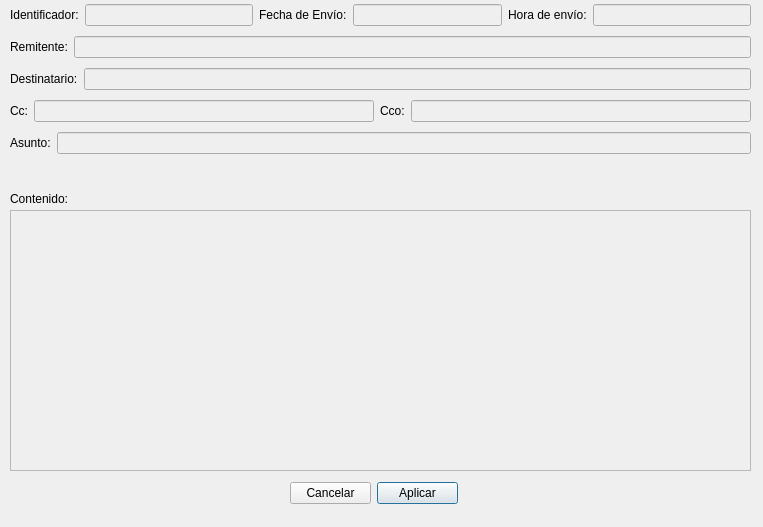
<?xml version="1.0" encoding="UTF-8"?>
<ui version="4.0">
 <class>ModifyWindow</class>
 <widget class="QDialog" name="ModifyWindow">
  <property name="geometry">
   <rect>
    <x>0</x>
    <y>0</y>
    <width>763</width>
    <height>527</height>
   </rect>
  </property>
  <property name="windowTitle">
   <string>Modificar Correo</string>
  </property>
  <widget class="QWidget" name="layoutWidget">
   <property name="geometry">
    <rect>
     <x>10</x>
     <y>0</y>
     <width>741</width>
     <height>163</height>
    </rect>
   </property>
   <layout class="QVBoxLayout" name="verticalLayout">
    <item>
     <layout class="QGridLayout" name="gridLayout">
      <item row="0" column="2">
       <layout class="QHBoxLayout" name="horizontalLayout_4">
        <item>
         <widget class="QLabel" name="timeLB">
          <property name="text">
           <string>Hora de envío:</string>
          </property>
         </widget>
        </item>
        <item>
         <widget class="QLineEdit" name="timeLE">
          <property name="enabled">
           <bool>false</bool>
          </property>
         </widget>
        </item>
       </layout>
      </item>
      <item row="0" column="0">
       <layout class="QHBoxLayout" name="horizontalLayout_2">
        <item>
         <widget class="QLabel" name="idLB">
          <property name="text">
           <string>Identificador:</string>
          </property>
         </widget>
        </item>
        <item>
         <widget class="QLineEdit" name="idLE">
          <property name="enabled">
           <bool>false</bool>
          </property>
         </widget>
        </item>
       </layout>
      </item>
      <item row="0" column="1">
       <layout class="QHBoxLayout" name="horizontalLayout_3">
        <item>
         <widget class="QLabel" name="dateLB">
          <property name="text">
           <string>Fecha de Envío:</string>
          </property>
         </widget>
        </item>
        <item>
         <widget class="QLineEdit" name="dateLE">
          <property name="enabled">
           <bool>false</bool>
          </property>
         </widget>
        </item>
       </layout>
      </item>
     </layout>
    </item>
    <item>
     <layout class="QHBoxLayout" name="horizontalLayout_5">
      <item>
       <widget class="QLabel" name="fromLB">
        <property name="text">
         <string>Remitente:</string>
        </property>
       </widget>
      </item>
      <item>
       <widget class="QLineEdit" name="fromLE">
        <property name="enabled">
         <bool>false</bool>
        </property>
       </widget>
      </item>
     </layout>
    </item>
    <item>
     <layout class="QHBoxLayout" name="horizontalLayout_6">
      <item>
       <widget class="QLabel" name="toLB">
        <property name="text">
         <string>Destinatario:</string>
        </property>
       </widget>
      </item>
      <item>
       <widget class="QLineEdit" name="toLE">
        <property name="enabled">
         <bool>false</bool>
        </property>
       </widget>
      </item>
     </layout>
    </item>
    <item>
     <layout class="QHBoxLayout" name="horizontalLayout_7">
      <item>
       <widget class="QLabel" name="ccLB">
        <property name="text">
         <string>Cc:</string>
        </property>
       </widget>
      </item>
      <item>
       <widget class="QLineEdit" name="ccLE">
        <property name="enabled">
         <bool>false</bool>
        </property>
       </widget>
      </item>
      <item>
       <widget class="QLabel" name="ccoLB">
        <property name="text">
         <string>Cco:</string>
        </property>
       </widget>
      </item>
      <item>
       <widget class="QLineEdit" name="ccoLE">
        <property name="enabled">
         <bool>false</bool>
        </property>
       </widget>
      </item>
     </layout>
    </item>
    <item>
     <layout class="QHBoxLayout" name="horizontalLayout_10">
      <item>
       <widget class="QLabel" name="affairLB">
        <property name="text">
         <string>Asunto:</string>
        </property>
       </widget>
      </item>
      <item>
       <widget class="QLineEdit" name="affairLE">
        <property name="enabled">
         <bool>false</bool>
        </property>
       </widget>
      </item>
     </layout>
    </item>
   </layout>
  </widget>
  <widget class="QWidget" name="layoutWidget">
   <property name="geometry">
    <rect>
     <x>10</x>
     <y>210</y>
     <width>741</width>
     <height>261</height>
    </rect>
   </property>
   <layout class="QVBoxLayout" name="verticalLayout_2">
    <item>
     <widget class="QPlainTextEdit" name="contentTE">
      <property name="enabled">
       <bool>false</bool>
      </property>
     </widget>
    </item>
   </layout>
  </widget>
  <widget class="QWidget" name="layoutWidget">
   <property name="geometry">
    <rect>
     <x>290</x>
     <y>480</y>
     <width>168</width>
     <height>27</height>
    </rect>
   </property>
   <layout class="QHBoxLayout" name="horizontalLayout_8">
    <item>
     <widget class="QPushButton" name="backBT">
      <property name="text">
       <string>Cancelar</string>
      </property>
      <property name="default">
       <bool>true</bool>
      </property>
     </widget>
    </item>
    <item>
     <widget class="QPushButton" name="applyBT">
      <property name="text">
       <string>Aplicar</string>
      </property>
      <property name="checkable">
       <bool>false</bool>
      </property>
      <property name="default">
       <bool>true</bool>
      </property>
      <property name="flat">
       <bool>false</bool>
      </property>
     </widget>
    </item>
   </layout>
  </widget>
  <widget class="QLabel" name="contentLB">
   <property name="geometry">
    <rect>
     <x>10</x>
     <y>190</y>
     <width>739</width>
     <height>17</height>
    </rect>
   </property>
   <property name="text">
    <string>Contenido:</string>
   </property>
  </widget>
 </widget>
 <resources/>
 <connections/>
</ui>
